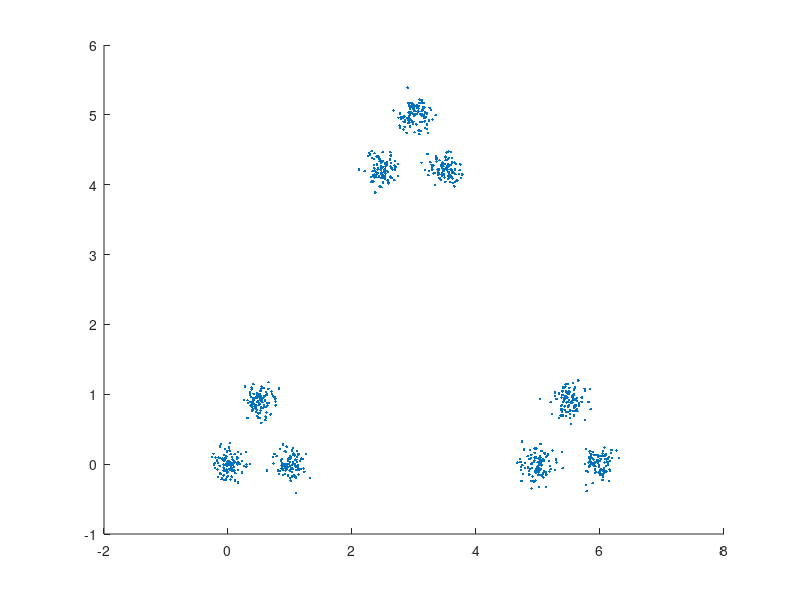

MATLAB code to generate this figure: (Note: this script raises an error after producing the figure.)
%% This code implements the actual DA algorithm where we increase the 
% number of clusters when the condition for phase transition is satisfied.

%% Constructing Data Set 6
C1 = [0 0]; C2 = [1 0]; C3 = [0.5 0.9]; 
C4 = [5 0]; C5 = [6 0]; C6 = [5.5 0.9]; 
C7 = [2.5 4.2]; C8 = [3.5 4.2]; C9 = [3 5];
rng('default');
Centers = [C1; C2; C3; C4; C5; C6; C7; C8; C9];
Np = 100;
count = 1;
X = zeros(size(Centers,1)*Np, 2);
for i = 1 : size(Centers,1)
    for j = 1 : Np
        x = normrnd(Centers(i,1),0.125);
        y = normrnd(Centers(i,2),0.125);
        X(count,:) = [x y];
        count = count + 1;
    end
end
scatter(X(:,1),X(:,2),'.');
[M, N] = size(X);

%% Setting for DA parameters

K = 9; Tmin = 0.0005; alpha = 0.99; PERTURB = 0.005; STOP = 1e-2;
T = 80; Px = (1/M)*ones(M,1); Y = repmat(Px'*X, [K,1]);
rho = Px;

T_P = zeros(K,K,M);
for j = 1 : K
    for k = 1 : K
        if j ~= k
            T_P(k,j,:) = 3/(K*K);
        end
    end
    T_P(j,j,:) = (K-3)/K;
end
v = VideoWriter('my_simulation_video_With_TP.mp4', 'MPEG-4');  % or 'Motion JPEG AVI'
v.FrameRate = 10;  % frames per second
open(v);
while T >= Tmin
    L_old = inf;
    disp(T);
    while 1
        [D,D_Act] = distortion2(X,Y,M,N,K,T_P);
        num = exp(-D/T);
        den = repmat(sum(num,2),[1 K]);
        P = num./den;
        Py = P'*Px;

        for l = 1:K
            % numerator = zeros(1, N);
            % denominator = 0;
            % 
            % for i = 1:M
            %     for j = 1:K
            %         w = (1/M) * P(i,j) * T_P(l, j, i);
            %         numerator = numerator + w * X(i, :);
            %         denominator = denominator + w;
            %     end
            % end

            T_slice = squeeze(T_P(l, :, :))';   
            W = (1/M) * P .* T_slice;           
            row_weights = sum(W, 2);            
            numerator = row_weights' * X;
            denominator = sum(row_weights);

            Y(l, :) = numerator / denominator;
        end
        Y = Y + PERTURB*rand(size(Y));
        if isnan(Y)
            pp = 1;
        end
        L = -T*Px'*log(sum(exp(-D/T),2));
        if(norm(L-L_old) < STOP)
            break;
        end
        L_old = L;
    end
    T = T*alpha;
    scatter(X(:,1),X(:,2),'.'); hold on;
    scatter(Y(:,1),Y(:,2),'d','filled'); title(T); hold off;
    frame = getframe(gcf);       % gcf = current figure
    writeVideo(v, frame);  
end
close(v);
